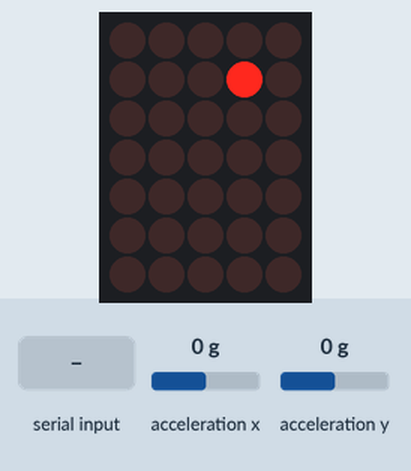
The sketch below on a simulated Arduino Uno, built with avr-gcc and run on an emulated ATmega328P. On the bench: 5×7 LED matrix. Wiring (inferred from the names in the program): LED matrix (orientation assumed): rows pin 2, pin 3, pin 4, pin 5, pin 6, pin 7, pin 8; columns pin 9, pin 10, pin 11, pin 12, pin 13. Inputs (shaded band) come from the test bench; at power-on: acceleration x 0 g, acceleration y 0 g. Random numbers use the default seed unless the sketch sets one; what the sketch prints to the serial monitor is not drawn.

Above: at 1.2 s.
1.3 s: acceleration x set to -0.3 g
At 2.4 s:
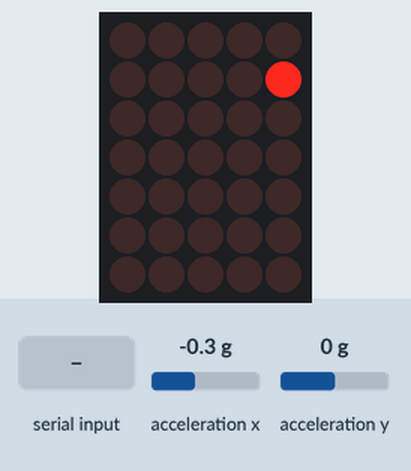
2.9 s: acceleration x set to 0.8 g
At 4.2 s:
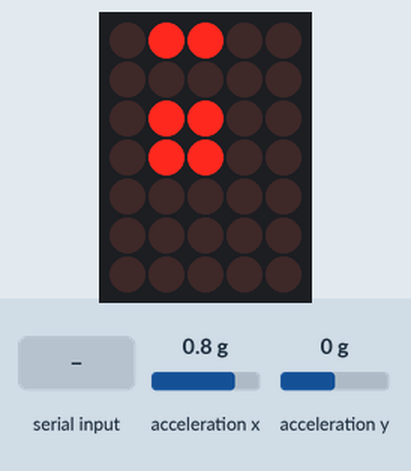
4.6 s: "a" received over Serial
At 7.38 s:
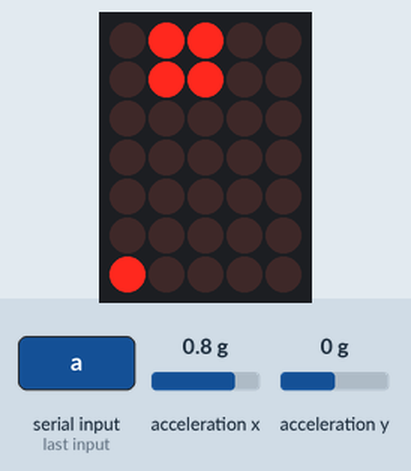
7.6 s: "d" received over Serial
At 7.87 s:
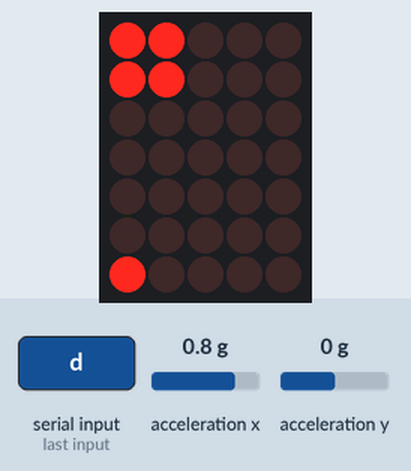
10.6 s: "w" received over Serial
At 10.87 s:
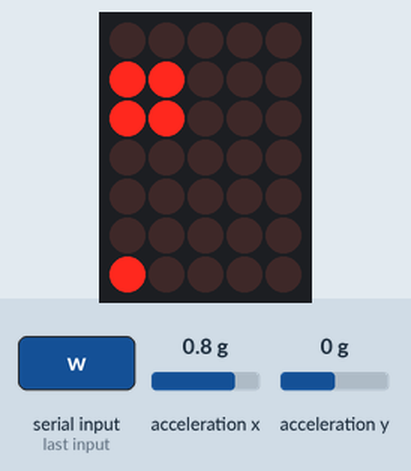
13.6 s: acceleration x set to -1.4 g
At 14.9 s:
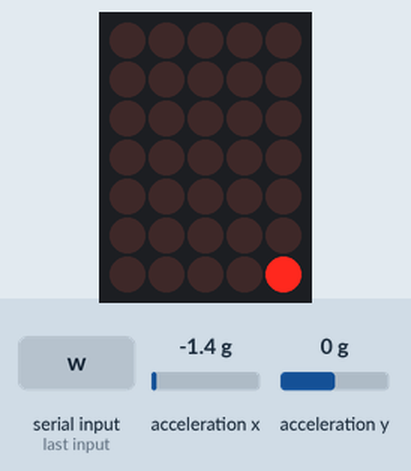
Timing chart, 0 to 16.6 s (numbered marks = the images above; inputs shaded):
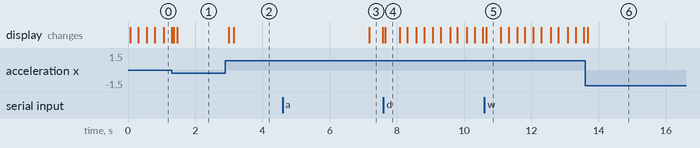

The sketch:

RolyPoly.ino
```cpp
//Assignment 8
//Partner 1: Sisir Gudipati
//Student ID: 451212
//Partner 2: Ramone Agard
//Student ID:

#include <Wire.h>
#include "SparkFun_MMA8452Q.h"

MMA8452Q accel;

int row[] = {2,3,4,5,6,7,8};
int colms[] = {9,10,11,12,13};
int board[][5] = {{0,0,0,0,0}, {0,0,0,0,0}, {0,0,0,0,0}, {0,0,0,0,0}, {0,0,0,0,0}, {0,0,0,0,0}, {0,0,0,0,0}};
float aX;
float aY;
float aZ;
int colPrev;
int rowPrev;
int predCol1;
int predCol2;
int predRow1;
int predRow2;
const unsigned long deltaPrey = 10;
unsigned long preyTime = 0;
unsigned long predatorTime = 0;

unsigned long turnTime = 0;
unsigned long deltaTurn = 250;
boolean on = true;

boolean noWinner = true;
unsigned long gameTime = 0;
unsigned long gameDuration = 15000;

int predatorWinCount = 0;
int preyWinCount = 0;
boolean predatorWinCheck = false;
boolean preyWinCheck = false;

unsigned long tempMillis;

void setup(){
  Serial.begin(9600);
  Wire.begin();
  if (accel.begin() == false){
    Serial.println("Not connected");
    while (1);
  }
  pinMode(2, OUTPUT);
  pinMode(3, OUTPUT);
  pinMode(4, OUTPUT);
  pinMode(5, OUTPUT);
  pinMode(6, OUTPUT);
  pinMode(7, OUTPUT);
  pinMode(8, OUTPUT);
  pinMode(9, OUTPUT);
  pinMode(10, OUTPUT);
  pinMode(11, OUTPUT);
  pinMode(12, OUTPUT);
  pinMode(13, OUTPUT);
  digitalWrite(colms[0],HIGH);
  digitalWrite(colms[1],HIGH);
  digitalWrite(colms[2],HIGH);
  digitalWrite(colms[3],HIGH);
  digitalWrite(colms[4],HIGH);
  randomSeed(analogRead(0));
  positionSet();
}

void loop(){
  while (noWinner){
    printBoard();
    unsigned long t = millis();
    turn();
    //if the predator lights are on, check to see if game has been won
    if (on){
      if (!(checkTouching())){
      debugBoard();
      Serial.print("Predator wins");
      tempMillis = millis();
      predatorWinCount++;
      predatorWinCheck = true;
      noWinner = false;
    }
   }
  //implement rounds
  if (t > gameTime + 15000){
    Serial.print("Prey wins");
    gameTime += gameDuration;
    tempMillis = millis();
    preyWinCount++;
    preyWinCheck = true;
    noWinner = false;
  }

  //implement prey
  if (t > preyTime){
    aX = accel.getCalculatedX();
    aY = accel.getCalculatedY();
    if (aX < -0.1){
      Serial.println("tilt left");
       updatePrey(1);
   }
    else if (aX > 0.1) {
      Serial.println("tilt right");
      updatePrey(2);
    }
    else if (aY < -0.1) {
      Serial.println("tilt back");
       updatePrey(3);
    }
    else if (aY > 0.1){
      Serial.println("tilt forward");
       updatePrey(4);
    }
  preyTime += deltaPrey;
 }

  //implement predator
  if (t > predatorTime){
    //check if a,w,s,or d was received
    char c = (char)Serial.read();
    Serial.print(c);
    if (c == 'a'){
      //left
      Serial.print("pred go left");
      updatePredator(1);
    }
    else if (c == 'd'){
      //right
      Serial.print("pred go right");
      updatePredator(2);
    }

    else if (c == 's'){
      //backwards
      Serial.print("pred go back");
      updatePredator(3);
    }

    else if (c == 'w'){
      //forward
      Serial.print("pred go forwards");
      updatePredator(4);
    }
  predatorTime += (2*deltaPrey);
  }
 }

 //four second pause + display winner
 if ((millis()-tempMillis)>=4000){
    resetRound();
 }
 else {
    //call function to display winner
    displayWinner();
  }
}

void resetRound(){
  //reset all global variables required
  positionSet();
  gameTime = millis();
  preyTime = millis();
  predatorTime = millis();
  predatorWinCheck = false;
  preyWinCheck = false;
  noWinner = true;
}

void displayWinner(){
  clearBoard();
  int difference;
  if (preyWinCheck){
    board[3][2] = 1;
    difference = preyWinCount- predatorWinCount;
    if (difference == 0){
      board[0][2] = 1;
    }
    else if ((difference > 0) && (difference <= 2)){
      //winning by less than 2
      board[0][2] = 1;
      board[0][1] = 1;
    }
    else if ((difference < 0) && (difference >= -2)){
      //losing by less than 2
      board[0][2]=1;
      board[0][3]=1;
    }
    else if (difference > 2){
      //winning by more than 2
      board[0][2] = 1;
      board[0][1] = 1;
      board[0][0] = 1;
    }
    else if (difference < -2){
      //losing by more than 2
      board[0][2]=1;
      board[0][3]=1;
      board[0][4]=1;
    }
  }
  else if (predatorWinCheck){
      board[3][2] = 1;
      board[2][2] = 1;
      board[3][1] = 1;
      board[2][1] = 1;
      difference = predatorWinCount - preyWinCount;
      if (difference == 0){
      board[0][2] = 1;
    }
    else if ((difference > 0) && (difference <= 2)){
      //winning by less than 2
      board[0][2] = 1;
      board[0][1] = 1;
    }
    else if ((difference < 0) && (difference >= -2)){
      //losing by less than 2
      board[0][2]=1;
      board[0][3]=1;
    }
    else if (difference > 2){
      //winning by more than 2
      board[0][2] = 1;
      board[0][1] = 1;
      board[0][0] = 1;
    }
    else if (difference < -2){
      //losing by more than 2
      board[0][2]=1;
      board[0][3]=1;
      board[0][4]=1;
    }
  }
  printBoard();
}

void positionSet(){
  boolean checker = false;
  while (!checker){
    clearBoard();
    //lower right hand column
    int colNumber = random(4);
    //lower right hand row
    int rowNumber = random(6);
    Serial.print("here");
    Serial.print(colNumber);
    Serial.println(rowNumber);
    board[rowNumber][colNumber] = 1;
    board[rowNumber][colNumber+1] = 1;
    board[rowNumber+1][colNumber] = 1;
    board[rowNumber+1][colNumber+1] = 1;
    predCol1 = colNumber+1;
    predCol2=colNumber;
    predRow1=rowNumber+1;
    predRow2=rowNumber;
    int randPreyY = random(7);
    int randPreyX = random(5);
    Serial.print(randPreyY);
    Serial.print(randPreyX);
    board[randPreyY][randPreyX] = 1;
    rowPrev = randPreyY;
    colPrev = randPreyX;
    checker = checkTouching();
  }
}

boolean checkTouching(){
    int count = 0;
    for (int i = 0; i < 5; i++){
      for (int j = 0; j<7; j++){
        if (board[j][i] == 1){
          count++;
        }
      }
    }
    if (count == 5){
      //check boundary
      return true;
    }
    else {
      Serial.println("This is the count variable: ");
      Serial.println(count);
      debugBoard();
      return false;
    }
}

void clearBoard(){
  for (int i = 0; i < 5; i++){
    for (int j=0; j<7; j++){
      board[j][i] = 0;
    }
  }
}

void updatePredator(int x){
  if (x == 1){
    //left
    if (predCol1 == 4){
        Serial.print("maxPredCol");
    }
    else {
      board[predRow1][predCol2] = 0;
      board[predRow2][predCol2] = 0;
      board[predRow1][predCol1] = 0;
      board[predRow2][predCol1] = 0;
      predCol2++;
      predCol1++;
      board[predRow1][predCol2] = 1;
      board[predRow2][predCol2] = 1;
      board[predRow1][predCol1] = 1;
      board[predRow2][predCol1] = 1;
    }
  }
  else if (x ==2){
    //right
    if (predCol2 == 0){
      Serial.print("maxPredCol");
    }
    else {
      board[predRow1][predCol2] = 0;
      board[predRow2][predCol2] = 0;
      board[predRow1][predCol1] = 0;
      board[predRow2][predCol1] = 0;
      predCol2--;
      predCol1--;
      board[predRow1][predCol2] = 1;
      board[predRow2][predCol2] = 1;
      board[predRow1][predCol1] = 1;
      board[predRow2][predCol1] = 1;
    }
  }
  else if (x==3){
    //backwards
    if (predRow2 == 0){
      Serial.print("maxPredRow");
    }
    else {
      board[predRow1][predCol2] = 0;
      board[predRow2][predCol2] = 0;
      board[predRow1][predCol1] = 0;
      board[predRow2][predCol1] = 0;
      predRow2--;
      predRow1--;
      board[predRow1][predCol2] = 1;
      board[predRow2][predCol2] = 1;
      board[predRow1][predCol1] = 1;
      board[predRow2][predCol1] = 1;
    }
  }
  else if(x==4){
    //forwards
    if (predRow1 == 6){
      Serial.print("maxPredRow");
    }
    else {
      board[predRow1][predCol2] = 0;
      board[predRow2][predCol2] = 0;
      board[predRow1][predCol1] = 0;
      board[predRow2][predCol1] = 0;
      predRow2++;
      predRow1++;
      board[predRow1][predCol2] = 1;
      board[predRow2][predCol2] = 1;
      board[predRow1][predCol1] = 1;
      board[predRow2][predCol1] = 1;
    }
  }
}

void updatePrey(int x){
  if (x == 1){
    //left
    if (colPrev == 4){
    Serial.print("maxCol");
    }
    else {
        board[rowPrev][colPrev] = 0;
        colPrev++;
        board[rowPrev][colPrev] = 1;
    }
  }
  else if (x == 2){
    //right
    if (colPrev == 0){
      Serial.print("maxCol");
    }
    else {
      board[rowPrev][colPrev] = 0;
      colPrev--;
      board[rowPrev][colPrev] = 1;
    }
  }
  else if (x == 3){
    //back
    if (rowPrev==0){
        Serial.println("maxRow");
    }
    else {
      board[rowPrev][colPrev] = 0;
      rowPrev--;
      board[rowPrev][colPrev] = 1;
    }
  }
  else if (x == 4){
    //forward
     if (rowPrev==6){
        Serial.println("maxRow");
      }
      else {
        board[rowPrev][colPrev] = 0;
        rowPrev++;
        board[rowPrev][colPrev] = 1;
      }
  }
  else {
     Serial.print("There was an error with your update");
   }
}

void turn(){
  unsigned long timer = millis();
  //to blink predator at 4 Hz
  if (timer > turnTime){
    if (on){
      board[predRow1][predCol2] = 0;
      board[predRow2][predCol2] = 0;
      board[predRow1][predCol1] = 0;
      board[predRow2][predCol1] = 0;
    }
    else {
      board[predRow1][predCol2] = 1;
      board[predRow2][predCol2] = 1;
      board[predRow1][predCol1] = 1;
      board[predRow2][predCol1] = 1;
    }
    on = !on;
    turnTime += deltaTurn;
  }
}

void debugBoard(){
  for (int i = 0; i <7; i++){
    for (int j = 0; j < 5; j++){
      Serial.print(board[i][j]);
    }
    Serial.println();
  }
}

void printBoard(){
  int prev = 4;
  for (int i = 0; i < 5; i++){
    digitalWrite(colms[i], LOW);
    digitalWrite(colms[prev], HIGH);
    prev =i;
    int temp;
    for (int j = 0; j < 7; j++){
      temp = board[j][i];
      if (temp == 1){
        digitalWrite(row[j], HIGH);
      }
      else {
        digitalWrite(row[j], LOW);
      }
    }
    delay(2);
  }
}
```

Measured:
- the behaviour switches between -0.1 and -0.2 g on acceleration x (found by bisection; images 0 and 1)
- after the input at 2.9 s, the display: first changes after 0.10 s (image 2 shows a later state)
- what the display in image 4 shows lasts 0.4 s, from 7.7 s to 8.1 s
